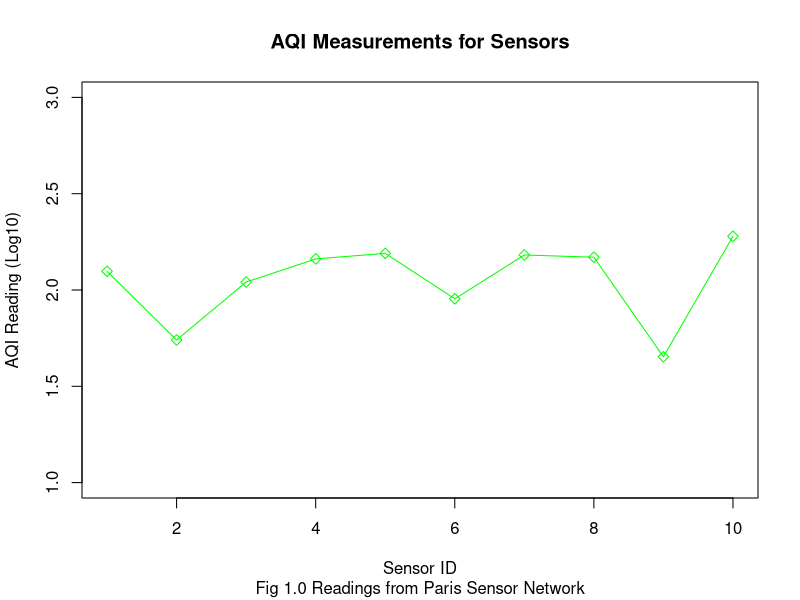
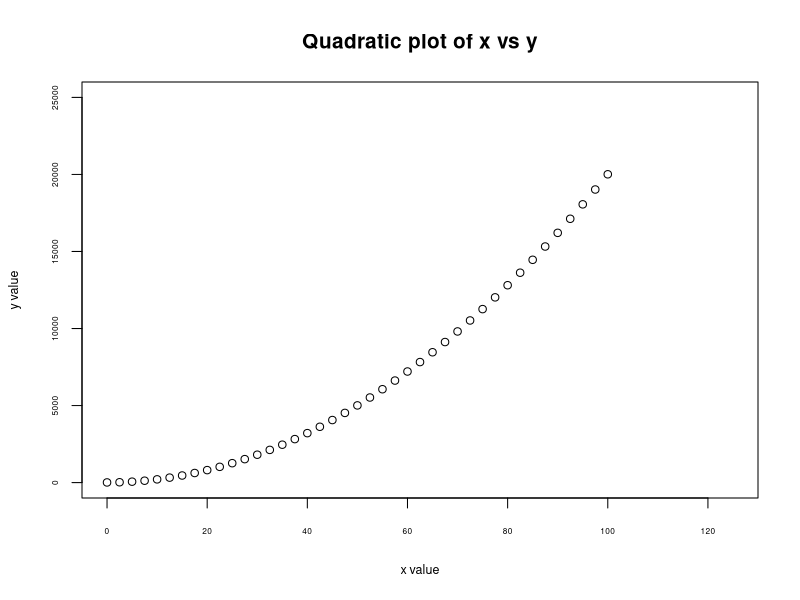
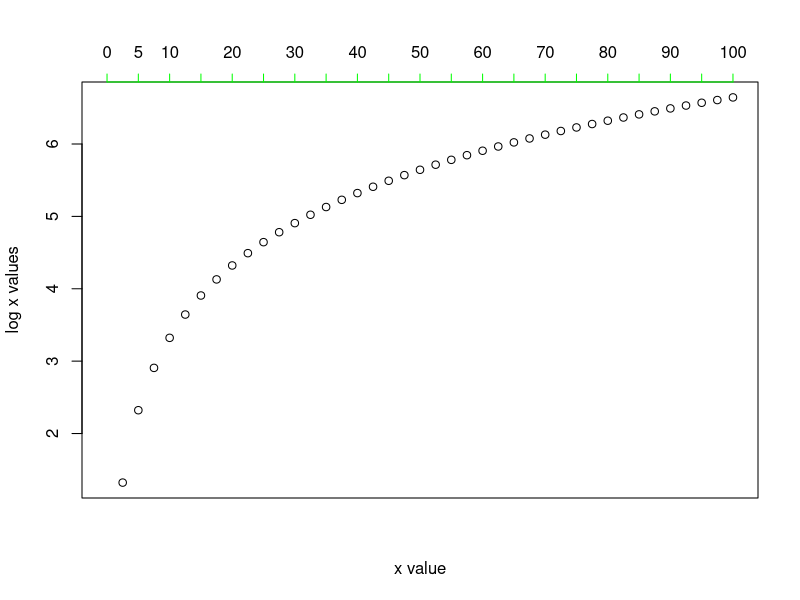

Here is the R script that generated these plots, in order:
# https://statisticsglobe.com/increase-font-size-in-plot-in-r
# https://www.statmethods.net/advgraphs/layout.html

# exercise 1 - loading data from CSV
aqiData <- read.csv("aqi_2022.csv")

# extract the aqi data for all rows and store in a variable
aqi <- aqiData$aqi; aqi
  
#extract the ids for all rows and store in a variable
ids <- aqiData$id; ids

plot(x = ids, y = log(aqi,10), 
     main = "AQI Measurements for Sensors",
     sub = "Fig 1.0 Readings from Paris Sensor Network",
     col = "green",
     xlab = "Sensor ID",
     ylab = "AQI Reading (Log10)",
     type = "o",
     pch = 5,
     ylim = c(1, 3))

#exercise - generate a summary of all the data 
summary(aqiData)

#exercise - generate a summary of the data in the aqi
summary(aqiData$aqi)

stdDevAQI <- sd(aqiData$aqi); stdDevAQI

#exercise - use subset to filter only paris aqi levels in range [0,125]

#quadratic

#create a vector with values in [x, y] incrementing by z
xValues <- seq(0, 100, by = 2.5); xValues
  
#create a second vector using the first where y = 2*x*x + 10
yValues <- 2*xValues*xValues + 10; yValues

#plot x vs y values
plot(xValues, yValues, 
     main="Quadratic plot of x vs y",
     xlim = c(0, 125),
     ylim = c(0, 25000),
     xlab = "x value",
     ylab = "y value",
     cex.main = 1.25, cex.lab = 0.75, cex.axis = 0.5) #set font sizes


#logarithmic (base 5)
logValues <- log(xValues, 2)

#plot x vs log values
plot(xValues, logValues, 
     xlab = "x value",
     ylab = "log x values",
     xaxt = "n") 
axis(side = 3, labels=TRUE, tick=TRUE, col="#00ff00",
     at = seq(0, 100, by=5), # set tick frequency,
     tcl = -0.4 ) #set tick width and above/below the axis




